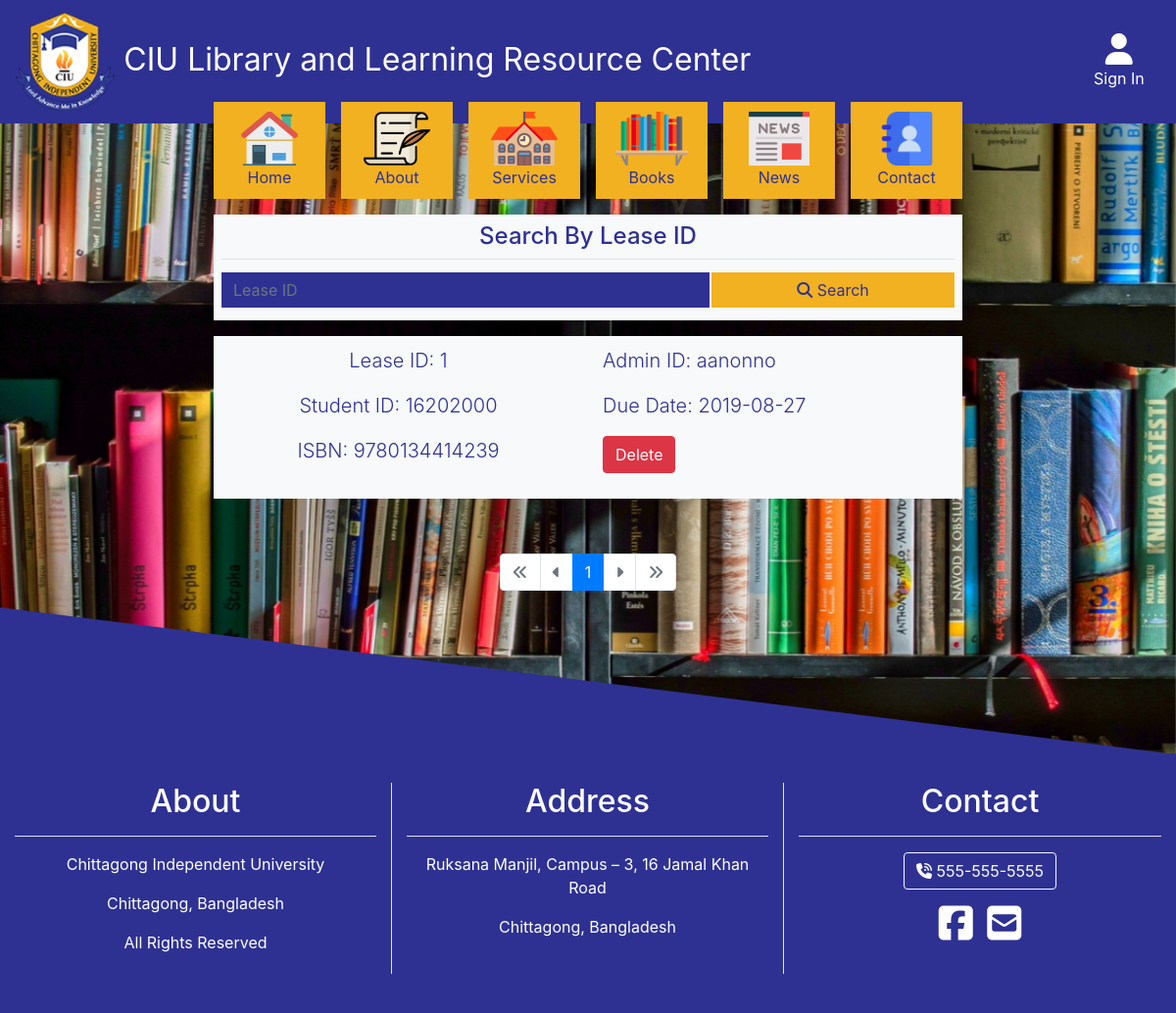
Page /view_leases.php?page=0 on the earlier database version.
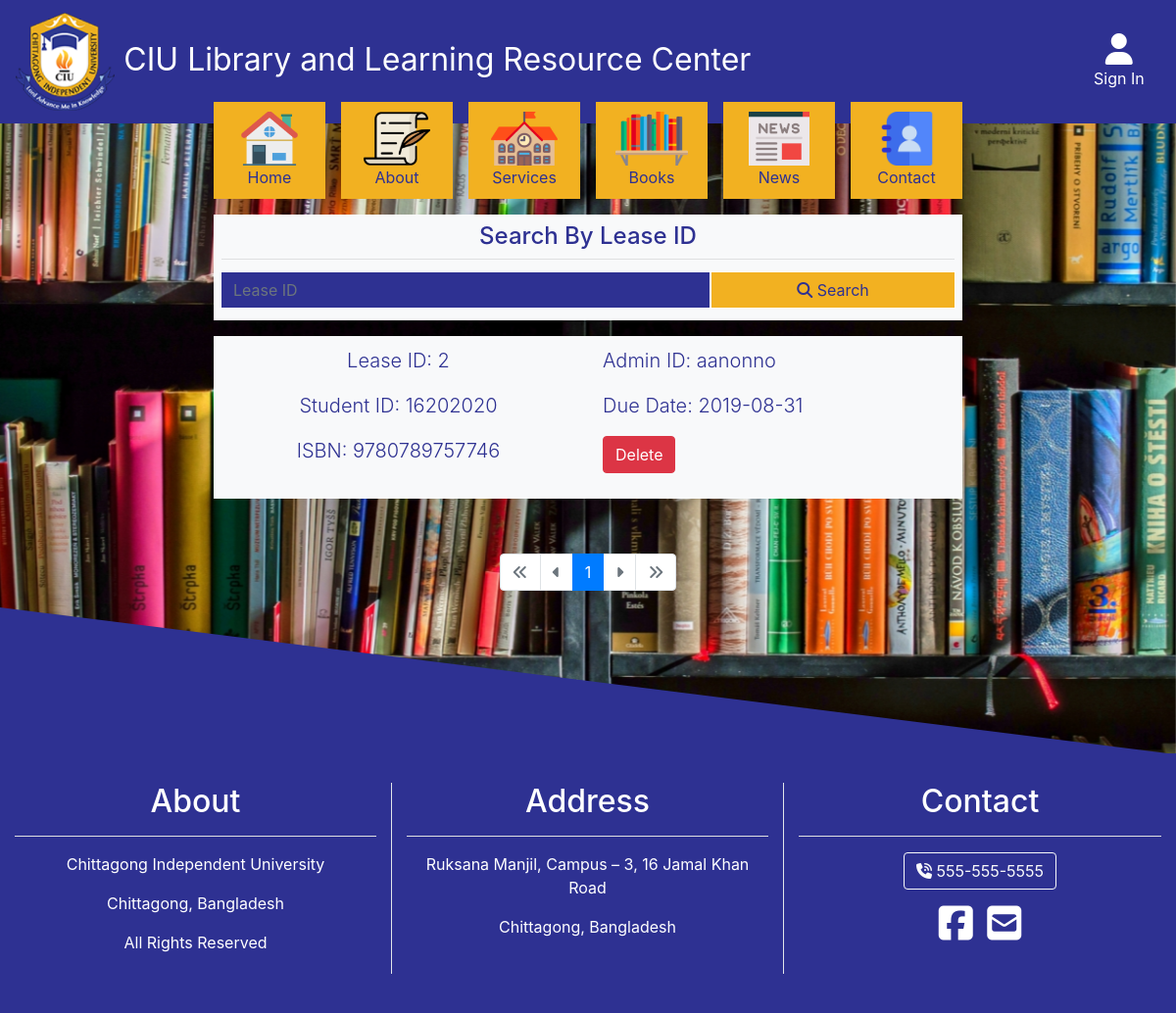
Same page on the later database version.
### tables this page shows
CREATE TABLE `leasing` (
  `id` int(11) NOT NULL,
  `isbn` bigint(13) NOT NULL,
  `student_id` int(11) NOT NULL,
  `admin_id` varchar(60) NOT NULL,
  `issue_date` datetime NOT NULL DEFAULT CURRENT_TIMESTAMP,
  `due_date` date NOT NULL
);

### lib/Template.php (called while the page is built, shortened)
<?php
class Template{
    protected $template;
    public function __construct($template)
    {
        $this->template = $template;
    }
    public function __toString()
    {
        include basename($this->template);
        return ob_get_clean();
    }
}

### lib/Record.php (called while the page is built, shortened)
<?php
class Record
{
    private $db;
    public function __construct()
    {
        $this->db = new Database;
    }
    public function getLeases()
    {
        $query = "SELECT * FROM leasing";
        $this->db->query($query);
        try {
            $results = $this->db->resultSet();
        } catch (Exception $e) {
            die($e);
            $results = false;
        }
        return $results;
    }
}

### lib/Database.php (called while the page is built, shortened)
<?php
class Database
{
    private $host = DB_HOST;
    private $user = DB_USER;
    private $pass = DB_PASS;
    private $dbname = DB_NAME;
    private $dbHandler;
    private $statement;
    public function __construct()
    {
        $dsn = 'mysql:host=' . $this->host . ';dbname=' . $this->dbname;
        $options = array(
            PDO::ATTR_PERSISTENT => true,
            PDO::ATTR_ERRMODE => PDO::ERRMODE_EXCEPTION
        );
        try {
            $this->dbHandler = new PDO($dsn, $this->user, $this->pass, $options);
        } catch (PDOException $e) {
            $this->error = $e->getMessage();
            die($this->error);
        }
    }
    public function query($query)
    {
        $this->statement = $this->dbHandler->prepare($query);
    }
    public function execute(){
        return $this->statement->execute();
    }
    public function resultSet(){
        $this->execute();
        return $this->statement->fetchAll(PDO::FETCH_OBJ);
    }
}

### templates/view_leases_page.php (the view, shortened to what this page needs)
<!DOCTYPE html>
<html lang="en">
<head>
    <?php require_once "include/header_include.php"; ?>
</head>
<body>
    <?php require_once "include/navbar.php"; ?>
    <div class="nav-window">
        <div class="container">
            <nav class="row">
                <?php require_once "include/nav_menu_cards.php"; ?>
                <div class="col-md-12 menuCardContainer">
                    <form class="bg-light p-2" style="color: #2E3192" method="get" action="view_leases.php" autocomplete="off">
                        <h4 style="text-align: center">Search By Lease ID</h4>
                        <hr class="m-0 mb-2">
                        <div class="form-row p-1">
                            <div class="col-sm-8 p-0">
                                <input type="text" name="id" placeholder="Lease ID" class="form-control search-text-input">
                            </div>
                            <div class="col-sm-4 p-0">
                                <button type="submit" class="btn search-button"><i class="fas fa-search"></i>
                                    <span class="search-btn-text">Search</span></button>
                            </div>
                        </div>
                    </form>
                </div>
                <?php
                $loopStart = $page * 10;
                $resultsSize = count($results);
                if ($resultsSize < (10 + $page * 10)) {
                    $loopEnd = $resultsSize;
                } else {
                    $loopEnd = $loopStart + 10;
                }
                for ($i = $loopStart; $i < $loopEnd; $i++) : ?>
                <div class="col-12 menuCardContainer">
                    <div class="menu-card bg-light hvr-grow">
                        <div class="row">
                            <div class="col-lg-6">
                                <p class="lead">Lease ID: <?php echo $results[$i]->id; ?></p>
                                <p class="lead">Student ID: <?php echo $results[$i]->student_id; ?></p>
                                <p class="lead">ISBN: <?php echo $results[$i]->isbn; ?></p>
                            </div>
                            <div class="col-lg-6 text-left">
                                <p class="lead">Admin ID: <?php echo $results[$i]->admin_id; ?></p>
                                <p class="lead">Due Date: <?php echo $results[$i]->due_date; ?></p>
                                <p class="text-left">
                                    <a href="<?php echo 'view_leases.php?id=' . $results[$i]->id . '&delete=true'; ?>" class="btn btn-danger">
                                        Delete
                                    </a>
                                </p>
                            </div>
                        </div>
                    </div>
                </div>
                <?php endfor; ?>
            </nav>
            <nav aria-label="Page navigation example" class="mt-5">
                <ul class="pagination justify-content-center">
                    <li class="page-item <?php echo ($page > 0) ? '' : 'disabled'; ?>">
                        <a class="page-link" href="view_leases.php?page=<?php echo 0; ?>">
                            <i class="fas fa-angle-double-left"></i>
                        </a>
                    </li>
                    <li class="page-item <?php echo ($page > 0) ? '' : 'disabled'; ?>">
                        <a class="page-link" href="view_leases.php?page=<?php echo $page - 1; ?>">
                            <i class="fas fa-caret-left"></i>
                        </a>
                    </li>
                    <li class="page-item active">
                        <a class="page-link" href="#">
                            <?php echo $page + 1; ?>
                        </a>
                    </li>
                    <li class="page-item <?php echo (count($results) > ($page * 10) + 10) ? '' : 'disabled'; ?>">
                        <a class="page-link" href="view_leases.php?page=<?php echo $page + 1; ?>">
                            <i class="fas fa-caret-right"></i>
                        </a>
                    </li>
                    <li class="page-item  <?php echo (count($results) > ($page * 10) + 10) ? '' : 'disabled'; ?>">
                        <a class="page-link" href="view_leases.php?page=<?php echo $lastPage; ?>">
                            <i class="fas fa-angle-double-right"></i>
                        </a>
                    </li>
                </ul>
            </nav>
        </div>
        <?php require_once "include/footer_include.php"; ?>
    </div>
</body>

### view_leases.php (shortened to what this page needs)
<?php
if (isset($_GET['page'])) {
    $template = new Template('templates/view_leases_page.php');
    if (!isset($_SESSION['leaseResults'])) {
        $record = new Record;
        $_SESSION['leaseResults'] = $record->getLeases();
    }
    $template->page = $_GET['page'];
    $template->results = $_SESSION['leaseResults'];
    $template->lastPage = ceil(count($_SESSION['leaseResults']) / 10) - 1;
    echo $template;
} else {
    redirect('index.php', 'Opps something went wrong.', 'error');
}

### templates/include/header_include.php (shortened to what this page needs)
<link rel="stylesheet" href="css/bootstrap.css">
<link rel="stylesheet" href="css/main.css">

### templates/include/navbar.php (shortened to what this page needs)
<div style="background-color: #2E3192;">
    <nav class="navbar navbar-expand-sm navbar-dark navbar-custom justify-content-between" id="top-nav">
        <header>
            <a class="navbar-brand" href="#"><img src="img/ciu_logo.png" alt="CIU Logo" height="100px" width="auto"><span id="desktop-header-text"> CIU Library and Learning Resource Center</span></a>
        </header>
        <?php if (isset($_SESSION['admin_id'])) : ?>
        <a class="nav-link hvr-grow" href="javascript:togglePopupMenu('adminSubMenu');">
            <i class="fas fa-user nav-icon"></i><br>
            Admin
        </a>
        <?php else : ?>
        <a class="nav-link hvr-grow" href="sign_in.php">
            <i class="fas fa-user nav-icon"></i><br>
            Sign In
        </a>
        <?php endif; ?>
    </nav>
</div>

### templates/include/nav_menu_cards.php
<div class="col-4 col-sm-2 menuCardContainer">
    <a href="index.php" class="menu-card hvr-grow">
        <img src="img/home_icon.png" alt="home_icon"><br>
        Home
    </a>
</div>
<div class="col-4 col-sm-2 menuCardContainer">
    <a href="" class="menu-card hvr-grow">
        <img src="img/about_icon.png" alt="about_icon"><br>
        About
    </a>
</div>
<div class="col-4 col-sm-2 menuCardContainer">
    <a href="" class="menu-card hvr-grow">
        <img src="img/campus_icon.png" alt="campus_icon"><br>
        Services
    </a>
</div>
<div class="col-4 col-sm-2 menuCardContainer">
    <a href="view_books.php" class="menu-card hvr-grow">
        <img src="img/books_icon.png" alt="books_icon"><br>
        Books
    </a>
</div>
<div class="col-4 col-sm-2 menuCardContainer">
    <a href="" class="menu-card hvr-grow">
        <img src="img/news_icon.png" alt="news_icon"><br>
        News
    </a>
</div>
<div class="col-4 col-sm-2 menuCardContainer">
    <a href="" class="menu-card hvr-grow">
        <img src="img/contact_icon.png" alt="contact_icon"><br>
        Contact
    </a>
</div>

### templates/include/footer_include.php (shortened to what this page needs)
<div style="position: relative; top: 1px;">
    <svg width='100%' height='150px' viewBox="0 0 100 100" preserveAspectRatio="none" style='background-color: none'>
        <polygon points="0,100 100,100 0,0 0,1 0,100" style="fill: #2E3192;" />
    </svg>
</div>
<footer class="container-fluid">
    <div class="row" style="color: white;">
        <div class="col-xs-12 col-sm-12 col-md-4 col-lg-4 col-xl-4 text-center footerChildContainerBorder footerChildContainer">
            <h2>About</h2>
            <hr class="bg-light">
            <p>Chittagong Independent University</p>
            <p>Chittagong, Bangladesh</p>
            <p>All Rights Reserved</p>
        </div>
        <div class="col-xs-12 col-sm-12 col-md-4 col-lg-4 col-xl-4 text-center footerChildContainerBorder footerChildContainer">
            <h2>Address</h2>
            <hr class="bg-light">
            <p>Ruksana Manjil, Campus – 3, 16 Jamal Khan Road</p>
            <p>Chittagong, Bangladesh</p>
        </div>
        <div class="col-xs-12 col-sm-12 col-md-4 col-lg-4 col-xl-4 text-center footerChildContainer">
            <h2>Contact</h2>
            <hr class="bg-light">
            <button class="btn btn-outline-light"><i class="fas fa-phone-volume"></i> 555-555-5555</button>
            <p>
                <a class="footer-link" href="#">
                    <i class="fab fa-facebook-square"></i>
                </a>
                <a class="footer-link" href="#">
                    <i class="fas fa-envelope-square"></i>
                </a>
            </p>
        </div>
    </div>
</footer>

### css/main.css (style rules this page uses)
nav { z-index: 1; }
.navbar-custom { background-color: #2E3192; }
.navbar-brand, .nav-icon { font-size: 200%; color: white; }
.nav-link { text-align: center; color: white; }
.nav-window { margin-top: -30px; text-align: center; background-image: url('../img/bookcase.jpg'); background-position: center center; background-repeat: no-repeat; background-size: cover; background-attachment: fixed; }
.menu-card { display: inline-block; background-color: #F2B121; color: #2E3192; text-align: center; padding: 10px; text-align: center; position: relative; z-index: 10; width: 100%; }
.menu-card>img { width: auto; height: 70px; }
.menuCardContainer { padding: 10px; }
.container { display: inline-block; width: 65vw; }
.search-text-input { background-color: #2E3192; color: white; border: 1px solid white; border-radius: 0px; }
.search-button { width: 100%; margin: 0px; background-color: #F2B121; border: 1px solid white; border-radius: 0px; color: #2E3192; }
.container-fluid { padding-top: 20px; padding-bottom: 20px; color: #2E3192; text-align: center; }
footer { background-color: #2E3192; color: white; }
.footer-link { color: white; font-size: 250%; display: inline-block; margin: 5px; }
.footerChildContainerBorder { border-right: 1px solid #E2E6EA; }
.footerChildContainer { margin-bottom: 20px; margin-top: 10px; }
@media only screen and (max-width: 1200px) { .menu-card>img { height: 55px; } }
@media only screen and (max-width: 1200px) { .menuCardContainer { padding: 8px; } }
.hvr-grow { display: inline-block; vertical-align: middle; -webkit-transform: perspective(1px) translateZ(0); transform: perspective(1px) translateZ(0); box-shadow: 0 0 1px rgba(0, 0, 0, 0); -webkit-transition-duration: 0.3s; transition-duration: 0.3s; -webkit-transition-property: transform; transition-property: transform; }

Differences in the rows shown:
removed leasing: id "1", student "16202000", isbn "9780134414239", admin "aanonno", due_date "2019-08-27"
added leasing: id "2", student "16202020", isbn "9780789757746", admin "aanonno", due_date "2019-08-31"
